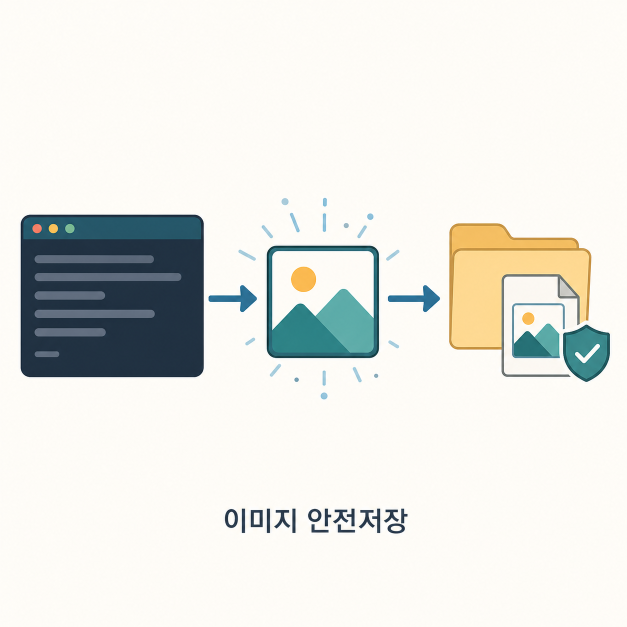
#> input picture media/generated/card-codex-image__codex-image-codex-image__codex-image-skill.md.png, 1254 x 1254 px (shown at 1/2 size)
$ python make-logo.py ../media/generated/card-codex-image__codex-image-codex-image__codex-image-skill.md.png 100
#> lines starting #> are read from the running program, lines starting #| are printed output that depends on the picture; after the words box and inside, x2 and y2 are one past the last pixel; in counts of white or black regions, pixels touching at a corner belong together
# LOADOUT 로고 후처리 — 배경 제거(투명) + 정사각 트림 + favicon 생성
# 입력: 사용자가 준 원본 PNG / 출력: media/brand/logo.png(투명), media/brand/favicon.png
import sys, os
from PIL import Image, ImageDraw
import numpy as np

SRC = sys.argv[1] if len(sys.argv) > 1 else "0fb4d69a-768b-4722-a061-aed7a10660b1.png"
OUT_LOGO = "media/brand/logo.png"
OUT_FAV = "media/brand/favicon.png"
SENT = (255, 0, 255)   # 배경 표식용(이미지에 없을 색)
THRESH = int(sys.argv[2]) if len(sys.argv) > 2 else 210  # 흰/옅은 배경 + 그림자까지 제거(L1 거리). 아이콘은 색이 진해 보존됨.

img = Image.open(SRC).convert("RGBA")
w, h = img.size
#> w = 1254; h = 1254

# 1) 네 모서리에서 floodfill → 연결된 배경만 SENT로 칠함(아이콘 내부는 안 건드림)
rgb = img.convert("RGB")
#> rgb is the input picture: PIL image 1254x1254 RGB; mean R, G, B 230.7, 231.4, 226.6
for seed in [(0, 0), (w - 1, 0), (0, h - 1), (w - 1, h - 1)]:
    ImageDraw.floodfill(rgb, seed, SENT, thresh=THRESH)
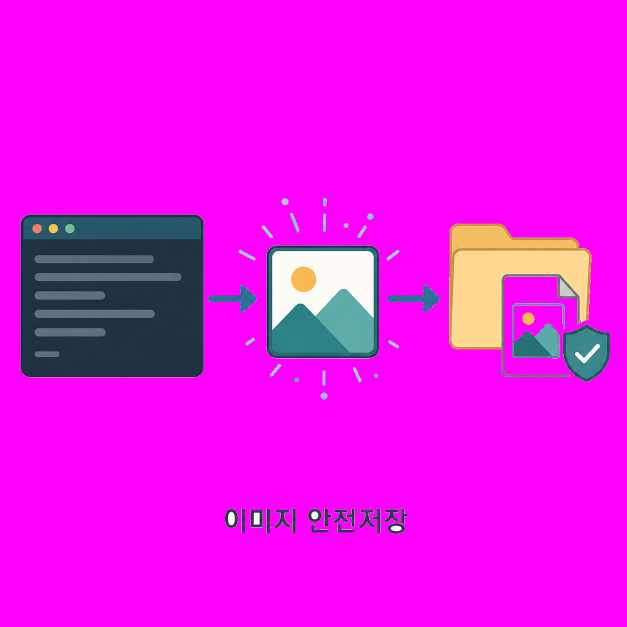
#> rgb: PIL image 1254x1254 RGB (shown at 1/2 size); mean R, G, B 231.8, 18.9, 233.5

# 2) SENT로 칠해진 픽셀만 알파 0 (numpy 벡터화)
rgb_arr = np.array(rgb)
mask = np.all(rgb_arr == np.array(SENT), axis=-1)
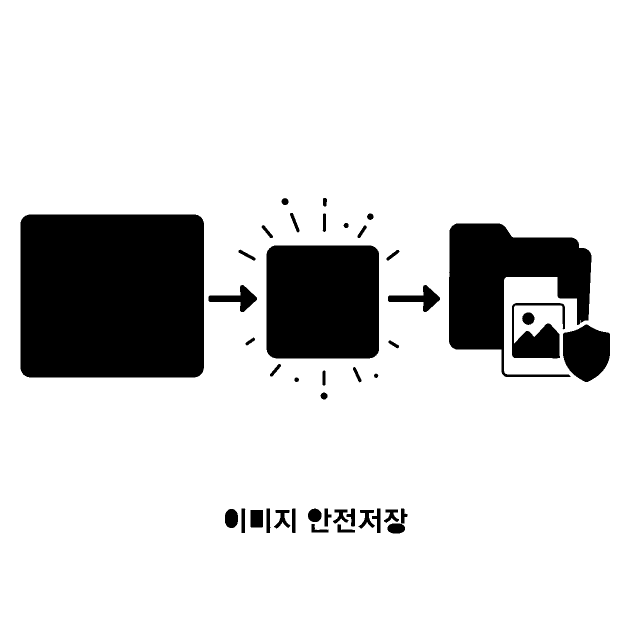
#> mask: shape (1254, 1254) bool (shown at 1/2 size); 84.5% white; 43 black regions, largest, box (x1, y1, x2, y2) and area: (41, 429, 408, 755) 119286, (533, 491, 758, 717) 50500, (898, 447, 1183, 754) 45644
out = np.array(img)
out[mask, 3] = 0
res = Image.fromarray(out, "RGBA")

# 3) 알파 기준으로 트림 후 정사각 캔버스에 가운데 배치(여백 소량)
alpha = res.split()[3]
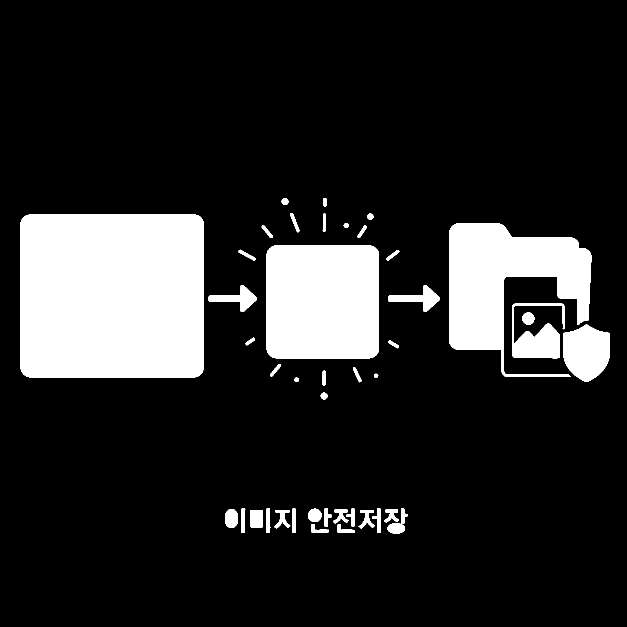
#> alpha: PIL image 1254x1254 L (shown at 1/2 size); 15.5% white; 43 white regions, largest, box (x1, y1, x2, y2) and area: (41, 429, 408, 755) 119286, (533, 491, 758, 717) 50500, (898, 447, 1183, 754) 45644
bbox = alpha.getbbox()
#> bbox = (41, 396, 1220, 1067)
if bbox:
    res = res.crop(bbox)
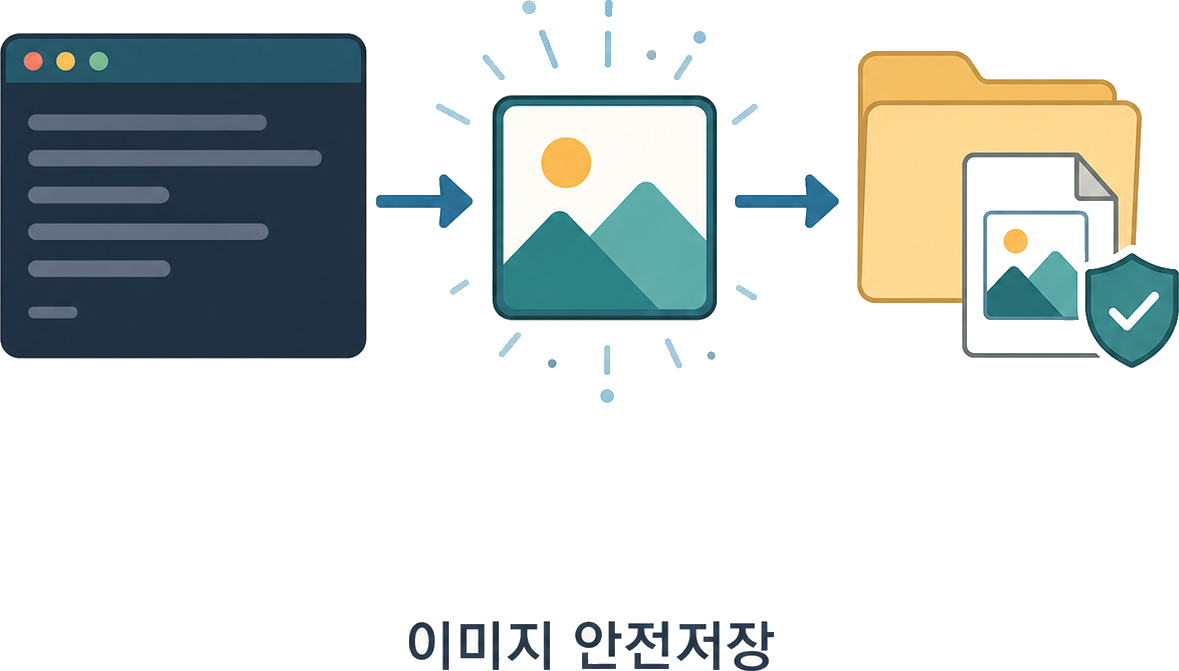
#> res: PIL image 1179x671 RGBA; mean R, G, B, A 207.8, 211.3, 206.6, 78.8; transparent parts drawn white
cw, ch = res.size
#> cw = 1179; ch = 671
margin = int(max(cw, ch) * 0.04)
#> margin = 47
side = max(cw, ch) + margin * 2
#> side = 1273
canvas = Image.new("RGBA", (side, side), (0, 0, 0, 0))
#> canvas: PIL image 1273x1273 RGBA; every value is 0
canvas.paste(res, ((side - cw) // 2, (side - ch) // 2), res)
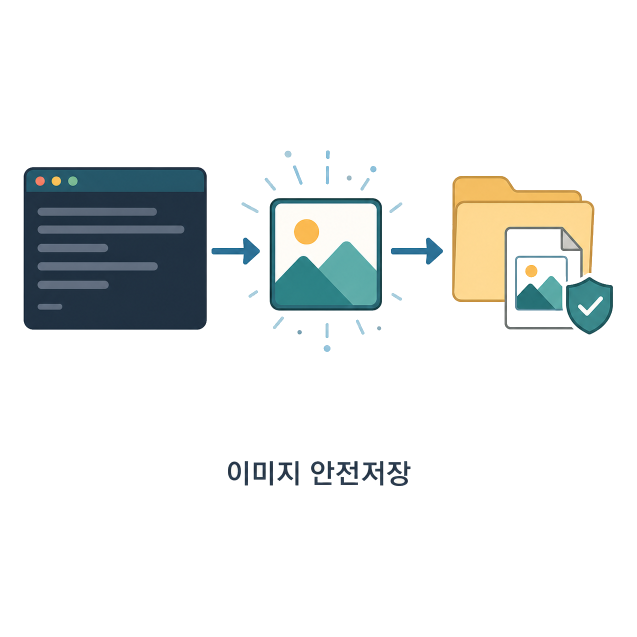
#> canvas: PIL image 1273x1273 RGBA (shown at 1/2 size); mean R, G, B, A 15.9, 18.3, 17.6, 38.5; transparent parts drawn white

os.makedirs("media/brand", exist_ok=True)
canvas.save(OUT_LOGO)
canvas.resize((64, 64), Image.LANCZOS).save(OUT_FAV)
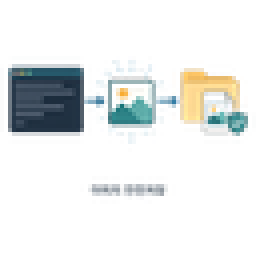
#> saved as favicon.png: PIL image 64x64 RGBA (shown 4 times larger); mean R, G, B, A 27, 32.3, 31.9, 38.7; transparent parts drawn white
print("logo:", OUT_LOGO, canvas.size, "| favicon:", OUT_FAV, "64x64 | removed bg px:", int(mask.sum()))
#| logo: media/brand/logo.png (1273, 1273) | favicon: media/brand/favicon.png 64x64 | removed bg px: 1328008

$ run again, on media/generated/card-benchmark-models__benchmark-models-benchmark-models__benchmark-models-skill.md.png
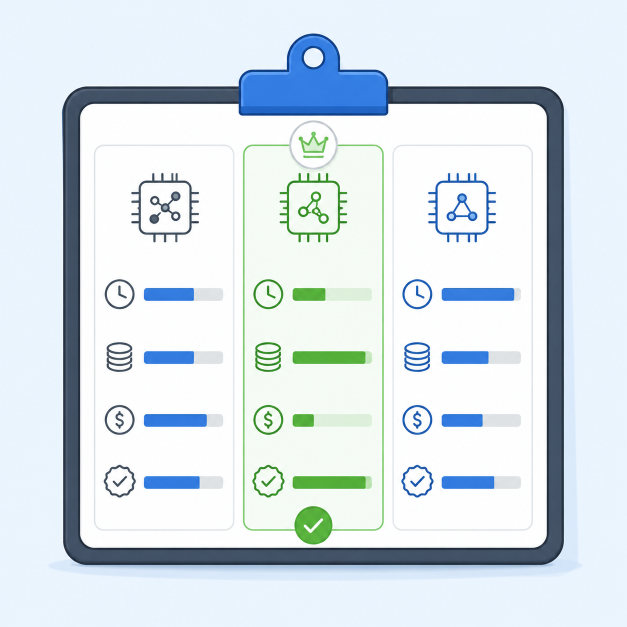
#> input picture media/generated/card-benchmark-models__benchmark-models-benchmark-models__benchmark-models-skill.md.png, 1254 x 1254 px (shown at 1/2 size)
#> rgb is the input picture: PIL image 1254x1254 RGB; mean R, G, B 216.6, 227.3, 233.5
#> `mask = np.all(rgb_arr == np.array(SENT), axis=-1)`:
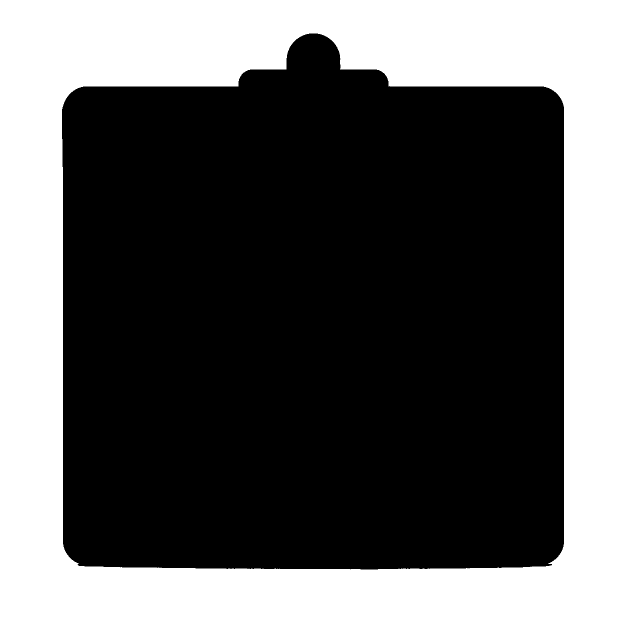
#> mask: shape (1254, 1254) bool (shown at 1/2 size); 37.7% white; 1 white region, box (x1, y1, x2, y2) and area: (0, 0, 1254, 1254) 592959
#> bbox = (124, 67, 1128, 1139)
#> `canvas.resize((64, 64), Image.LANCZOS).save(OUT_FAV)`:
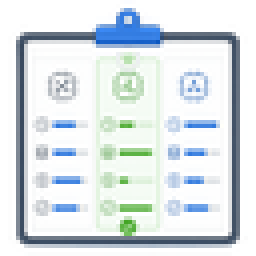
#> saved as favicon.png: PIL image 64x64 RGBA (shown 4 times larger); mean R, G, B, A 157.9, 169.5, 173.9, 186.8; transparent parts drawn white
#| logo: media/brand/logo.png (1156, 1156) | favicon: media/brand/favicon.png 64x64 | removed bg px: 592959
